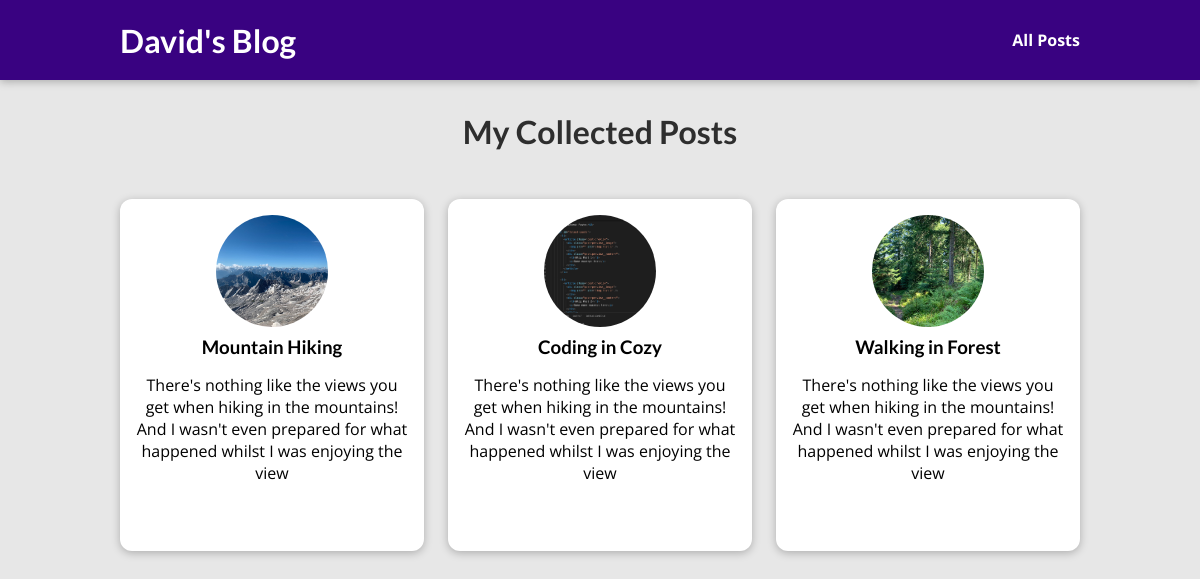
The page /posts on the database its author committed.
### blog/models.py (models this page shows)
class Post(models.Model):
    title = models.CharField(max_length=150)
    excerpt = models.CharField(max_length=200)
    image_name = models.CharField(max_length=100)
    date = models.DateField(auto_now=True)
    slug = models.SlugField(unique=True, db_index=True)
    content = models.TextField(validators=[MinLengthValidator(10)])
    author = models.ForeignKey(Author, on_delete=models.SET_NULL, null=True, related_name="posts")
    tags = models.ManyToManyField(Tag)

### blog/views.py (the view)
# urls.py: path("posts", views.posts, name="posts-page"),
def posts(request):
    all_posts = Post.objects.all().order_by("-date")
    return render(request, "blog/all-posts.html", {
        "all_posts": all_posts
    })

### blog/templates/blog/all-posts.html (shortened to what this page needs)
{% extends "base.html" %}
{% load static %}
{% block css_files %}
    <link rel="stylesheet" href="{% static "blog/post.css" %}">
    <link rel="stylesheet" href="{% static "blog/all-post.css" %}">
{% endblock %}
{% block content %}
<section id="all-posts">
    <h2>My Collected Posts</h2>
    <ul>
        {% for post in all_posts %}
            {% include "blog/includes/post.html" %}
        {% endfor %}
    </ul>
</section>
{% endblock %}

### blog/templates/blog/includes/post.html (shortened to what this page needs)
{% load static %}
<li>
  <article class="post">
    <a href="{% url "post-detail-page" slug=post.slug %}">
      <img src="{% static "blog/images/"|add:post.image_name %}" alt="{{ post.title }}"
      />
      <div class="post__content">
        <h3>{{ post.title }}</h3> {% comment %} we use  post.title instead of post['title'] for dictionary{% endcomment %}
        <p>
          {{ post.excerpt }}
        </p>
      </div>
    </a>
  </article>
</li>

### static/app.css (style rules this page uses)
* { box-sizing: border-box; }
html { font-family: "Open Sans", "Lato", sans-serif; }
body { margin: 0; }
h1, h2, h3 { font-family: "Lato", sans-serif; font-weight: bold; }

### blog/static/blog/post.css (style rules this page uses)
.post { display: flex; flex-direction: column; align-items: center; text-align: center; }
.post a { text-decoration: none; color: black; transition: all 0.2s ease; padding: 1rem; }
.post img { width: 5rem; height: 5rem; object-fit: cover; border-radius: 50%; }
.post h3 { margin: 0.25rem 0; }

### blog/static/blog/all-post.css (style rules this page uses)
body { background-color: #e7e7e7; }
#all-posts { margin: 7rem auto; width: 90%; max-width: 60rem; }
#all-posts h2 { text-align: center; font-size: 2rem; color: #2e2e2e; margin: 3rem 0; }
ul { list-style: none; margin: 0; padding: 0; display: grid; grid-template-columns: repeat(auto-fill, minmax(17rem, 1fr)); gap: 1.5rem; }
.post img { width: 7rem; height: 7rem; }
.post a { height: 22rem; transform-origin: center; box-shadow: 0 2px 8px rgba(0, 0, 0, 0.25); border-radius: 12px; background-color: white; }

### rows shown on the page
Post: image_name (picture), title "Mountain Hiking", excerpt "There's nothing like the views you get when hiking in the mountains! And I wasn't even prepared for what happened whilst I was enjoying the view"
Post: image_name (picture), title "Coding in Cozy", excerpt "There's nothing like the views you get when hiking in the mountains! And I wasn't even prepared for what happened whilst I was enjoying the view"
Post: image_name (picture), title "Walking in Forest", excerpt "There's nothing like the views you get when hiking in the mountains! And I wasn't even prepared for what happened whilst I was enjoying the view"
